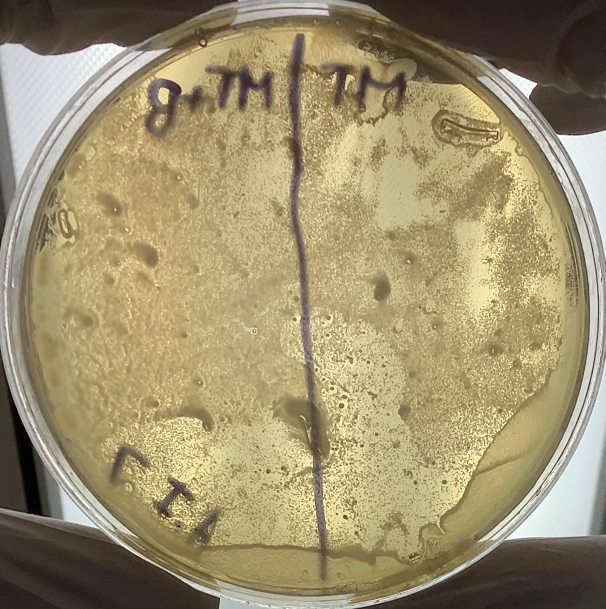
#> input picture MTB.jpg, 1211 x 1218 px (shown at 1/2 size)
$ python detector.py
#> lines starting #> are read from the running program, lines starting #| are printed output that depends on the picture; after the words box and inside, x2 and y2 are one past the last pixel; in counts of white or black regions, pixels touching at a corner belong together
# Author: Ashok Saravanan
# Created: 04/04/2022

import cv2
import numpy as np
import math
MT = cv2.imread('MTB.jpg')
#> MT is the input picture: shape (1218, 1211, 3); mean B, G, R 110.4, 145.3, 158.6
WT = cv2.imread('WTB.jpg')
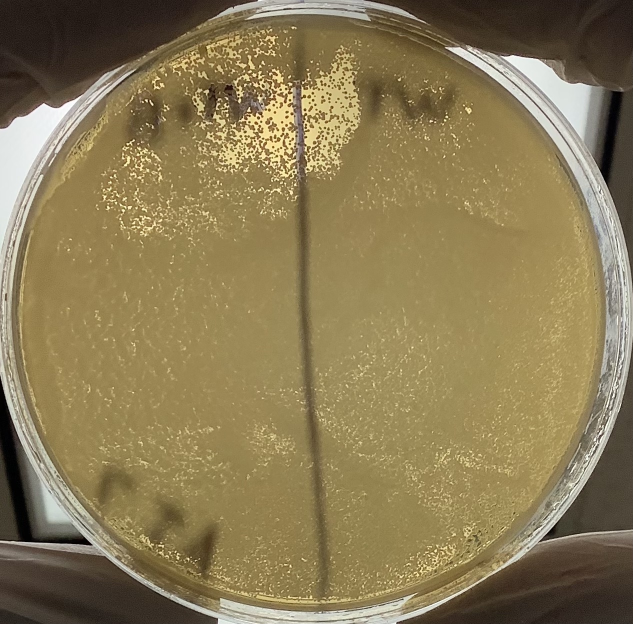
#> input picture WTB.jpg, 1266 x 1248 px (shown at 1/2 size)
#> WT is the input picture: shape (1248, 1266, 3); mean B, G, R 84.9, 123, 138.7
imgs = [MT, WT]
dims = [[611, 605, 569], [620, 625, 589]]
crops = []
out = 'start'

for img, dim in zip(imgs, dims):
    height, width = img.shape[0:2]
    mask = np.zeros((height, width), np.uint8)
    circle_img = cv2.circle(mask, (dim[0], dim[1]), dim[2], (255, 255, 255), thickness=-1)
    crop = cv2.bitwise_and(img, img, mask=circle_img)

    crop = cv2.cvtColor(crop, cv2.COLOR_BGR2GRAY)
    crop = cv2.bitwise_not(crop)

    crop1 = crop[0:height, 0:dim[0]]
    crop2 = crop[0:height, dim[0]:width]

    if out == "MT":
        out = "WT"
    else:
        out = "MT"
    var = 135
    area = np.sum(crop1) - 255 * ((width / 2) * (height) - 0.5 * math.pi * (dim[2] ** 2))
    percent = area / (var * 0.5 * math.pi * (dim[2] ** 2))
    percent = f"{percent:.0%}"

    print(out + ' percentage without bug spray: ' + percent)

    area = np.sum(crop2) - 255 * ((width / 2) * (height) - 0.5 * math.pi * (dim[2] ** 2))
    percent = area / (var * 0.5 * math.pi * (dim[2] ** 2))
    percent = f"{percent:.0%}"

    print(out + ' percentage with bug spray: ' + percent + '\n')

    cv2.circle(img, (dim[0], dim[1]), dim[2], (0, 255, 0), 4)
    cv2.rectangle(img, (dim[0] - 5, dim[1] - 5), (dim[0] + 5, dim[1] + 5), (0, 128, 255), -1)
    cv2.line(img, (dim[0], dim[1]-dim[2]), (dim[0], dim[1]+dim[2]), (0, 255, 0), 4)

    crop = cv2.cvtColor(crop, cv2.COLOR_GRAY2BGR)
    cv2.circle(crop, (dim[0], dim[1]), dim[2], (0, 255, 0), 4)
    cv2.rectangle(crop, (dim[0] - 5, dim[1] - 5), (dim[0] + 5, dim[1] + 5), (0, 128, 255), -1)
    cv2.line(crop, (dim[0], dim[1] - dim[2]), (dim[0], dim[1] + dim[2]), (0, 255, 0), 4)

    crops.append([img, crop, crop1, crop2])
#> this loop made 2 passes
#> (dim, height, width, out, var) on passes 1 to 2: ([611, 605, 569], 1218, 1211, 'MT', 135), ([620, 625, 589], 1248, 1266, 'WT', 135)
#| MT percentage without bug spray: 74%
#| MT percentage with bug spray: 67%
#| WT percentage without bug spray: 86%
#| WT percentage with bug spray: 94%
#> pass 1, `circle_img = cv2.circle(mask, (dim[0], dim[1]), dim[2], (255, 255, 255..`:
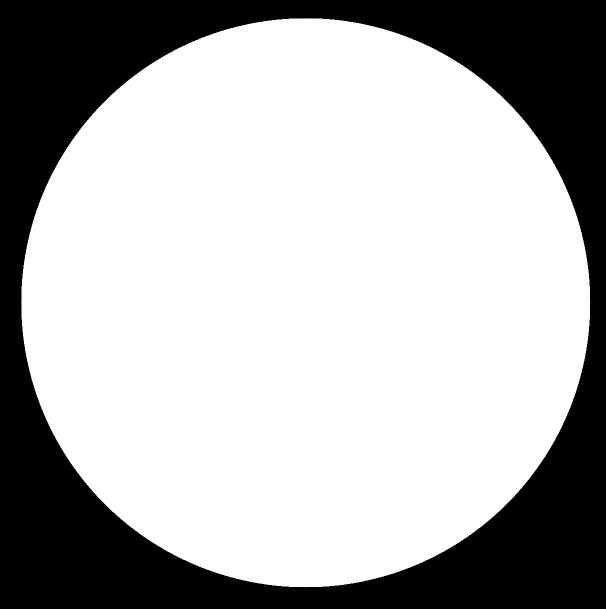
#> circle_img: shape (1218, 1211) (shown at 1/2 size); 69% white; 1 black region, box (x1, y1, x2, y2) and area: (0, 0, 1211, 1218) 457921
#> pass 1, `crop = cv2.bitwise_not(crop)`:
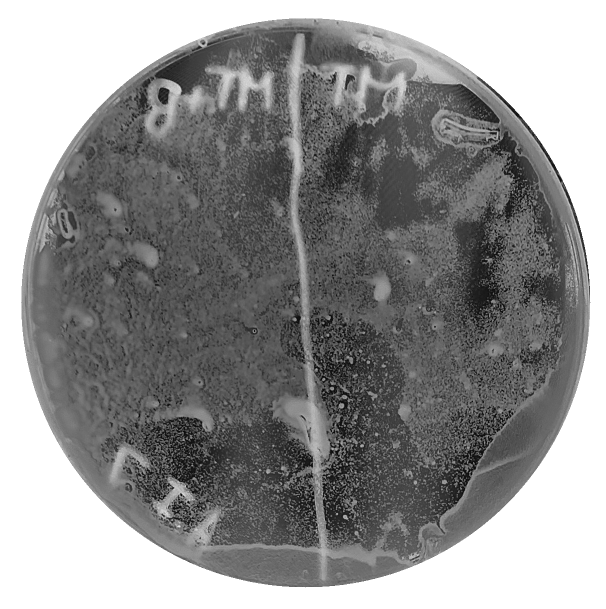
#> crop: shape (1218, 1211) (shown at 1/2 size); min 5, max 255, mean 144.8
#> after the loop:
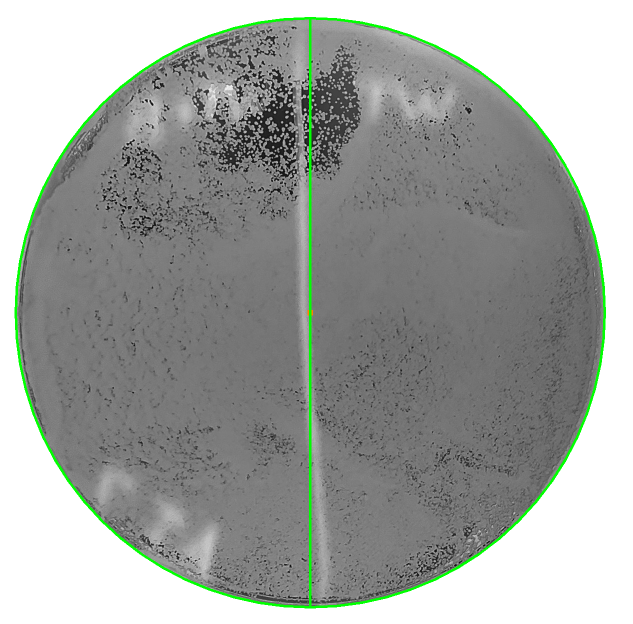
#> crop: shape (1248, 1266, 3) (shown at 1/2 size); mean B, G, R 160.3, 164.2, 160.3
#> after the loop:
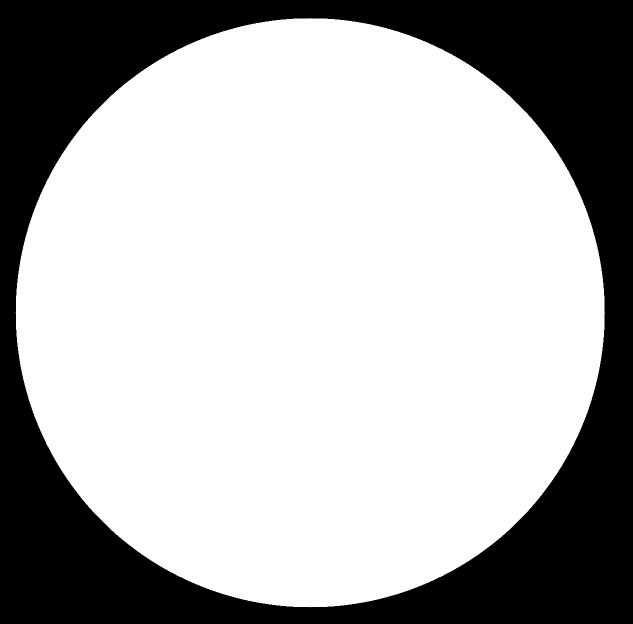
#> mask: shape (1248, 1266) (shown at 1/2 size); 69% white; 1 black region, box (x1, y1, x2, y2) and area: (0, 0, 1266, 1248) 490163
#> after the loop, crops = 2 items

for image in enumerate(crops):
    if image[0] == 0:
        out = 'MT'
    else:
        out = "WT"
    for img in enumerate(image[1]):
        cv2.imwrite('images/' + out + str(img[0]+1) + '.jpg', img[1])
#> this loop made 2 passes
#> out on passes 1 to 2: 'MT', 'WT'
#> pass 1, `cv2.imwrite('images/' + out + str(img[0]+1) + '.jpg', img[1])`:
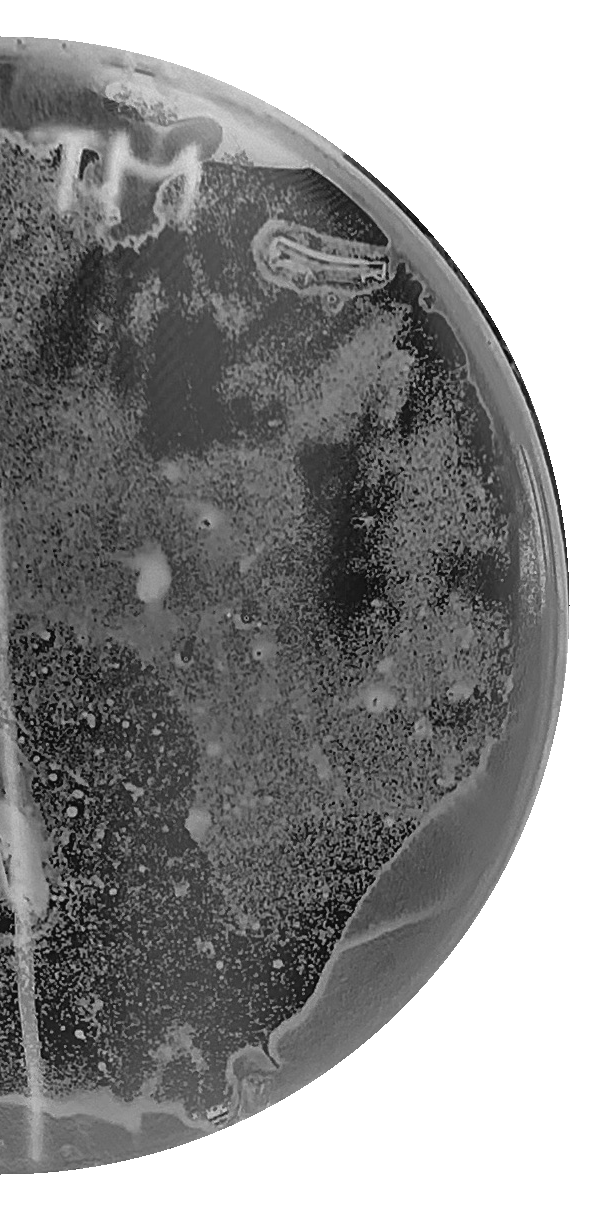
#> saved as MT4.jpg: shape (1218, 600); min 5, max 255, mean 142.9

cv2.imshow('result', crops[1][3])
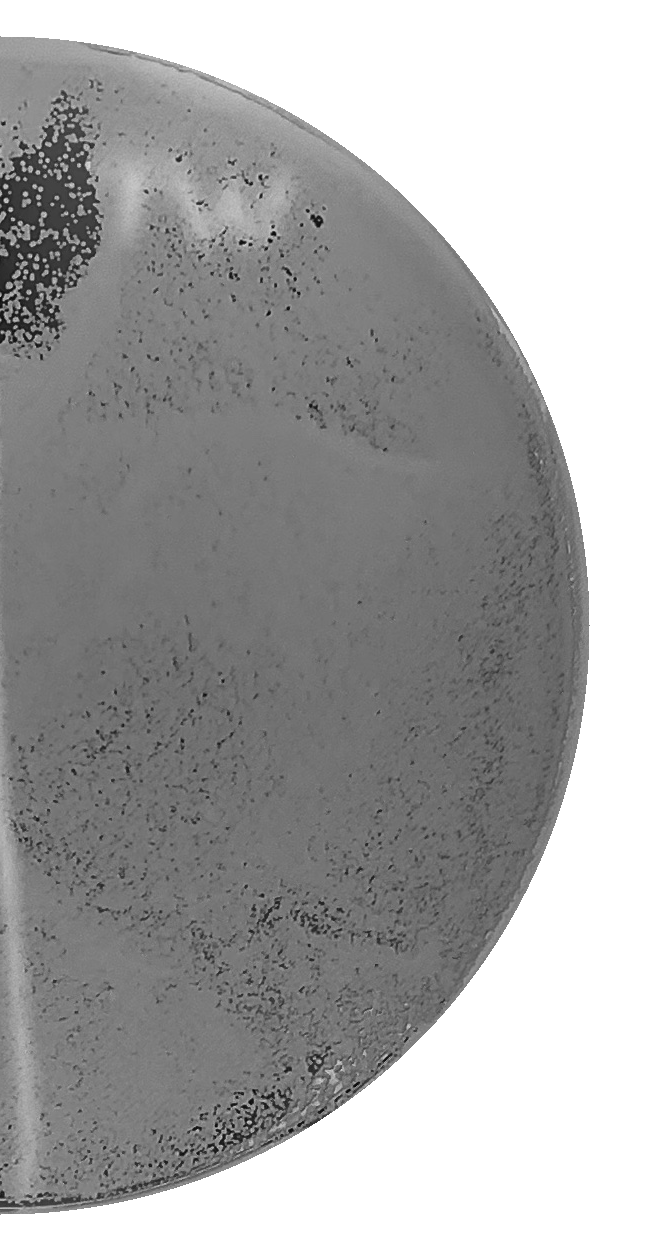
#> window 'result': shape (1248, 646); min 8, max 255, mean 163.3
cv2.waitKey(0)


#crop3 = crops[1][1][100:150, 100:150]
#print(crop3)
